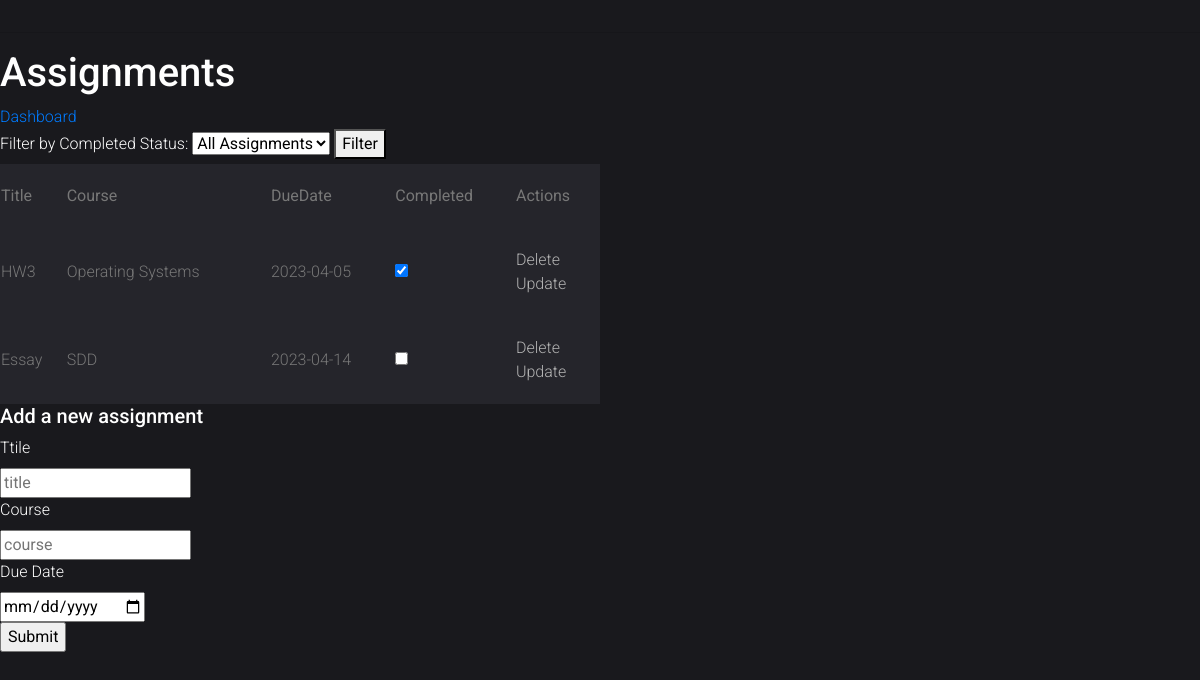
The app's page /assignments with its own data.
### src/Models/models.py (models this page shows, shortened)
class AssignmentTracker(db.Model):
    id = db.Column(db.Integer, primary_key=True)
    title = db.Column(db.String(200), nullable=False)
    course = db.Column(db.Text)
    due_date = db.Column(db.Date, nullable=False)
    completed = db.Column(db.Integer, default=0)

### src/Services/todo/todo.py (the view)
@todo_page.route('/assignments', methods = ["GET"])
def Assignment():
    completed = request.args.get('completed', 'all')
    if completed == 'not_completed':
        assignments = AssignmentTracker.query.filter_by(completed=False).all()
    elif completed == 'completed':
        assignments = AssignmentTracker.query.filter_by(completed=True).all()
    else:
        assignments = AssignmentTracker.query.order_by(AssignmentTracker.due_date).all()
    return render_template('Assignments/home.html', AssignmentTracker=assignments, completed=completed)

### templates/Assignments/home.html (shortened to what this page needs)
{% extends "base.html" %}
{% block head %}
<link href="../static/css/main.css" rel="stylesheet" />
<link rel="stylesheet" href="../static/css-table-18/fonts/icomoon/style.css">
<link rel="stylesheet" href="../static/css-table-18/css/owl.carousel.min.css">
<link rel="stylesheet" href="../static/css-table-18/css/bootstrap.min.css">
<link rel="stylesheet" href="../static/css-table-18/css/style.css">
{% endblock %}
{% block body %}
<div class = "content">
   <body>
      <hr/>
      <h1 style="color:white">Assignments</h1>
      <a href='/'>Dashboard</a>
      <form method="GET" action="/assignments">
        <label style="color:white" for="completed-filter">Filter by Completed Status:</label>
        <select name="completed" id="completed-filter">
            <option value="all" {% if completed == 'all' %}selected{% endif %}>All Assignments</option>
        </select>
        <button type="submit">Filter</button>
      </form>
      <table class="custom-table">
         <tr scope="row">
               <th scope="col"><b>Title</b></th>
               <th scope="col"><b>Course</b></th>
               <th scope="col"><b>DueDate</b></th>
               <th scope="col"><b>Completed</b></th>
               <th scope="col"><b>Actions</b></th>
            </tr>
            {% for assignment in AssignmentTracker %}
               <tr scope="row">
                  <td>{{ assignment.title }}</td>
                  <td>{{ assignment.course }}</td>
                  <td>{{ assignment.due_date }}</td>
                  <td>
                    <form action = "{{ url_for('assignments.checkbox_assingment', id=assignment.id) }}", method = "POST" >
                        {% if assignment.completed == true%}
                        <input type = "checkbox" name = "Check" onChange="this.form.submit()" checked>
                        {%- elif assignment.completed == false -%}
                        <input type = "checkbox" name = "Check" onChange="this.form.submit()">
                        {%- endif %}
                    </form>
                  </td>
                  <td>
                    <a href="{{ url_for('assignments.delete_assignment', id=assignment.id) }}">Delete</a>
                    <br>
                    <a href="{{ url_for('assignments.update_form', id=assignment.id) }}">Update</a>
                  </td>
               </tr>
            {% endfor %}
      </table>
      {% if update_assignment_id %}
      <h2>Update assignment</h2>
      <form method="POST" action="{{ url_for('assignments.update_assignment', id=update_assignment_id) }}">
          <label style="color:white">Title:</label>
          <input type="text" name="title" value="{{ update_assignment_title }}" required><br><br>
          <label style="color:white">Due date:</label>
          <input type="date" name="due_date" value="{{ update_assignment_due_date }}" required><br><br>
          <input type="submit" value="Update">
      </form>
    {% else %}
    <h2>Add a new assignment</h2>
    <form method="post" action="/add_item">
        <label style="color:white" for = "title">Ttile</label><br>
        <input type = "text" name = "title" placeholder = "title" /><br>
        <label style="color:white" for = "course">Course</label><br>
        <input type = "text" name = "course" placeholder = "course" /><br>
        <label style="color:white" for = "due_date">Due Date</label><br>
        <input type="date" name = "due_date" placeholder = "due date"><br>
        <input type = "submit" value = "Submit" />
    </form>
    {% endif %}
   </body>
</div>
{% endblock %}

### static/css/main.css (style rules this page uses)
body { margin: 0; font-family: sans-serif; }

### static/css-table-18/css/style.css (style rules this page uses)
body { font-family: "Roboto", -apple-system, BlinkMacSystemFont, "Segoe UI", Roboto, "Helvetica Neue", Arial, "Noto Sans", sans-serif, "Apple Color Emoji", "Segoe UI Emoji", "Segoe UI Symbol", "Noto Color Emoji"; background-color: #19191d; font-weight: 300; }
h1, h2, h3, h4, h5, h6, .h1, .h2, .h3, .h4, .h5, .h6 { font-family: "Roboto", -apple-system, BlinkMacSystemFont, "Segoe UI", Roboto, "Helvetica Neue", Arial, "Noto Sans", sans-serif, "Apple Color Emoji", "Segoe UI Emoji", "Segoe UI Symbol", "Noto Color Emoji"; }
a { -webkit-transition: .3s all ease; -o-transition: .3s all ease; transition: .3s all ease; }
a, a:hover { text-decoration: none !important; }
.content { padding: 1rem 0; }
h2 { font-size: 20px; color: #fff; }
.custom-table { min-width: 600px; }
.custom-table tbody th, .custom-table tbody td { color: #777; font-weight: 400; padding-bottom: 20px; padding-top: 20px; font-weight: 300; }
.custom-table tbody tr:not(.spacer) { border-radius: 7px; overflow: hidden; -webkit-transition: .3s all ease; -o-transition: .3s all ease; transition: .3s all ease; }
.custom-table tbody tr th, .custom-table tbody tr td { background: #25252b; border: none; -webkit-transition: .3s all ease; -o-transition: .3s all ease; transition: .3s all ease; }
.custom-table tbody tr th a, .custom-table tbody tr td a { color: #b3b3b3; }
.custom-table tbody tr th:first-child, .custom-table tbody tr td:first-child { border-top-left-radius: 0px; border-bottom-left-radius: 0px; }
.custom-table tbody tr th:last-child, .custom-table tbody tr td:last-child { border-top-right-radius: 0px; border-bottom-right-radius: 0px; }

### records on screen
AssignmentTracker: title "HW3", course "Operating Systems", due_date "2023-04-05"
AssignmentTracker: title "Essay", course "SDD", due_date "2023-04-14"
